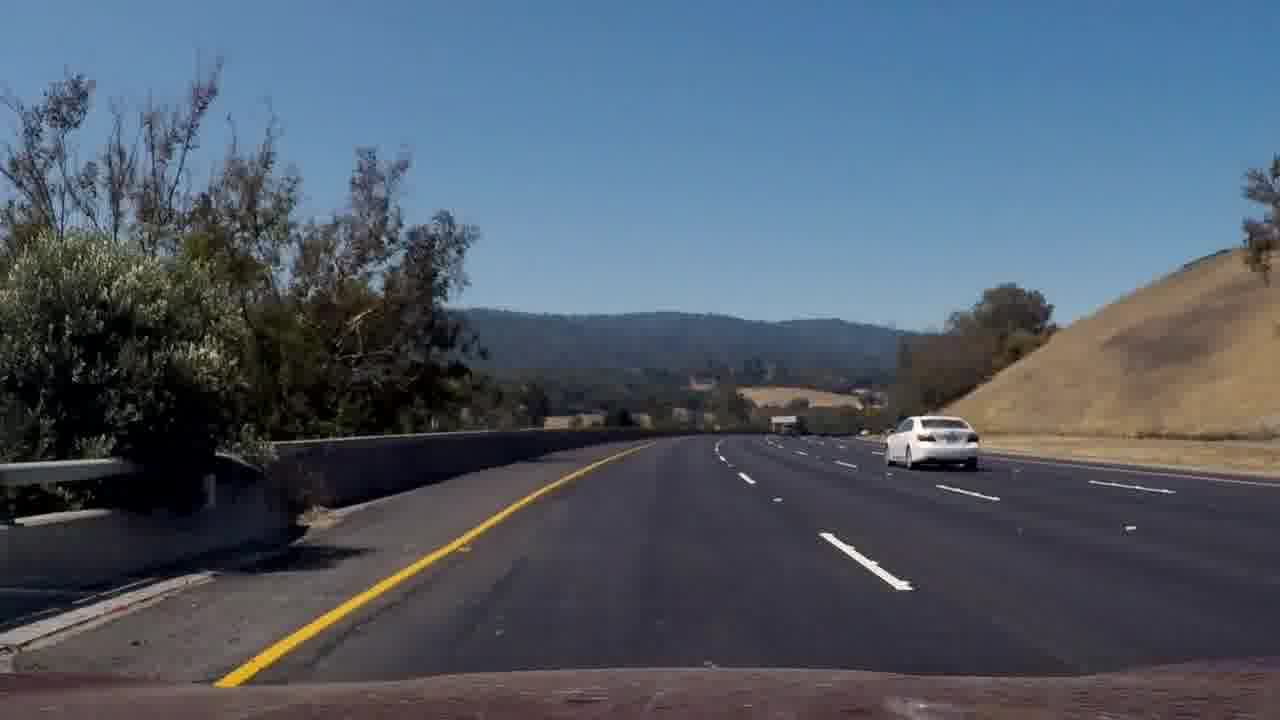
#> input picture test_images/project_video/image-027.jpg, 1280 x 720 px
$ jupyter execute --allow-errors Advanced_Lane_Detection.ipynb   (shell and % lines are left out)   (older library calls are emulated)
#> lines starting #> are read from the running program, lines starting #| are printed output that depends on the picture; after the words box and inside, x2 and y2 are one past the last pixel; in counts of white or black regions, pixels touching at a corner belong together
# Advanced Lane Detection

This implementation tries to find the current driving lane of a car. It is based on the technics taught in the online course ["Self Driving Car Engineer" from Udacity](https://udacity.com/course/self-driving-car-engineer-nanodegree--nd013) and on the paper ["Real time Detection of Lane Markers in Urban Streets" by Mohamed Aly](http://www.mohamedaly.info/research/lane-detection)

## Image Distortion and Top View

The driving lane is detected best in an undistorted top view image. Lines that are actually parallel, converge at the horizon in an images captured by a camera. The calculation of a top view gets rid of this effect, so that lanes appear parallel. Further we may focus only on the road.

This shows an orignal image from camera

[cell 1]
import matplotlib.pyplot as plt
import matplotlib.image as mpimg

# Plotting parameters
# Only for documentation purposes
plt_img_width = 10
plt_img_height = 8

#
# read a distorted image
#

# These are images from project video
#distorted_image = mpimg.imread('test_images/straight_lines2.jpg')
distorted_image = mpimg.imread('test_images/project_video/image-027.jpg')
#> distorted_image is the input picture: shape (720, 1280, 3); mean R, G, B 80.2, 91.5, 105.4
#> (reads camera_cal_data/camera_calibration_data.p from the repository)

# Setting for project video
# top left, top right, bottom right, bottom left corners of
# a straight lane
corners = [[571,464], [713,464], [1032, 661], [288,661]]
margin_horz = 240

'''
# These are images from challenge video
distorted_image = mpimg.imread('test_images/challenge/image-002.jpg')

# settings for challenge video
# top left, top right, bottom right, bottom left corners of
# a straight lane
corners = [[602,484], [730,484], [1022, 674], [340,674]]
margin_horz = 300
'''

xm_per_pix = 3.7/(corners[2][0] - corners[3][0])
ym_per_pix = 30.0/720

# show the distorted image
plt.figure(figsize=(plt_img_width,plt_img_height))
plt.imshow(distorted_image)

The undistorted top view of the previous image is shown below.

[cell 2]
import pickle
import cv2
import numpy as np

# Inverse Perspective Mapping - Get the top view of an image
def top_view(img, mtx, dist, corners, margin_horz):
    # undistort image
#> called with mtx = array of shape (3, 3), dist = array of shape (1, 5), margin_horz = 240
    img_undistorted = cv2.undistort(img, mtx, dist, None, mtx)
    img_height, img_width, img_depth = img.shape
    margin_vert = 0

    src_rect = np.float32(
        [corners[0],
        corners[1],
        corners[2],
        corners[3]])

    dest_rect= np.float32([
        [margin_horz,             margin_vert],
        [img_width - margin_horz, margin_vert],
        [img_width - margin_horz, img_height - margin_vert],
        [margin_horz,             img_height - margin_vert]])

    M = cv2.getPerspectiveTransform(src_rect, dest_rect)
    Minv = cv2.getPerspectiveTransform(dest_rect, src_rect)
    warped = cv2.warpPerspective(img_undistorted, M, (img_width, img_height))
    return warped, M, Minv


# Read in the saved camera matrix and distortion coefficients
# See jupyter notebook Camera_Calibration.jpynb
dist_pickle = pickle.load( open( "camera_cal_data/camera_calibration_data.p", "rb" ) )
mtx = dist_pickle["mtx"]
dist = dist_pickle["dist"]

# Get the undistorted top view of the loaded image
topview_image, M, Minv = top_view(distorted_image, mtx, dist, corners, margin_horz)
#> M = [[-0.627, -1.48, 1016], [6.61e-16, -2.13, 988.9], [5.51e-19, -0.0024, 1]]; Minv = [[0.177, -0.717, 528.4], [0, -0.469, 464], [0, -0.00112, 1]]

# show the undistorted image
plt.figure(figsize=(plt_img_width,plt_img_height))
plt.imshow(topview_image)

# store image dimensions for later use
topview_image_height, topview_image_width, topview_image_depth = topview_image.shape

This show the undistorted top view of some test images

[cell 3]
import glob

# Test images from project video
test_images_file_filter = 'test_images/*.jpg'
test_images_file_file_names = glob.glob(test_images_file_filter)

'''
# Test images from challenge video
test_images_file_filter = 'test_images/challenge/*.jpg'
test_images_file_file_names = glob.glob(test_images_file_filter)[::4]
'''

undistorted_top_views = []
distorted_images = []

#> (the rest of this cell did not finish here and is left out)

## Evaluation of color channel

Lane dividers have three color properties, hue (the color), saturation and lightness, to contrast with the road. The saturation of a yellow line is usually high, whereas we may count on brightness for white lines. In order to take advantage of this we may transform the image to the HLS color space.

[cell 4]
# [20 lines left out: function show_hls_color_channels, not called in this run]

#> (the rest of this cell did not finish here and is left out)

#> (a cell that did not finish here is left out)

We can see that the saturation channel is suitable to extract yellow lines, whereas the lightness channel seems to extract white markes.

## Marker extraction

Different to the approach from Udacity, I use gaussian spatial filters to detect vertical lines, as described in Mohamed Aly's paper on the lighness channel and on the saturation channel. The response of this filter is then thresholded.

[cell 6]
# calucate the derivative of a gaussian
def get_derivative_gaussian(w, sigma):
#> called with w = 200, sigma = 13
    d = np.zeros(w*2+1)

    for x in range(-w,w+1):
        i = x + w
        d[i] = (1.0/sigma**2) * np.exp((-(x**2)) / (2 * sigma**2)) * (1 - (x**2 / sigma**2))

    return d

# calculate a gaussian
def get_gaussian(w, sigma):
    g = np.zeros(w*2+1)

    for x in range(-w,w+1):
        i = x + w
        g[i] = np.exp(-((x**2)/(2*sigma**2)))

    return g

# combine the derivative of a gaussian and a gaussian to a kernel
def get_convolution_kernel(kernel_width, kernel_height, sigma_width, sigma_height):
    derivative_gaussian = np.mat(get_derivative_gaussian(kernel_width,sigma_width))
    gaussian = np.mat(get_gaussian(kernel_height, sigma_height))
    kernel = gaussian.T * derivative_gaussian
    return kernel

### Gaussian Curves

Two functions are used to build the filter. A derivative of gaussian curve in horizontal directions and a gaussian curve for vertical directions.

[cell 7]
kernel_width = 200 # 25
sigma_width = 13 #13 #10 # 5
t1 = np.arange(-kernel_width, kernel_width+1)
plt.plot(t1, get_derivative_gaussian(kernel_width,sigma_width))

[cell 8]
kernel_height = 100 #10
sigma_height = 40 # 6
t2 = np.arange(-kernel_height, kernel_height+1)
plt.plot(t2, get_gaussian(kernel_height,sigma_height))

### Spatial Filter Kernel

The previous two curves are now combined to get a convolution kernel.

[cell 9]
spatial_filter = get_convolution_kernel(kernel_width, kernel_height, sigma_width, sigma_height)
cv2.normalize(spatial_filter,spatial_filter)

plt.imshow(spatial_filter, cmap='gray')

The responses of that kernel is high when it is moved over vertical lines. This is done in next step on the saturation channel and on the lightness channel of the top view image. Masks that are created using the top view are applied on the response image to remove responses on dark lines. As we are interested on high responses we threshold and normalize the response images.

[cell 10]
def threshold(image, min, max):
    '''
    smooth_image = cv2.GaussianBlur(
        src=np.float32(image), ksize=(31,31), sigmaX=10.0, sigmaY=20)
    '''

    normalized = image.copy()
    normalized[normalized < 0] = 0
    normalized = cv2.normalize(
        normalized, 0,255,norm_type=cv2.NORM_MINMAX, dtype=cv2.CV_8U)

    _, normalized = cv2.threshold(normalized,min,max,cv2.THRESH_TOZERO)
    return normalized

def filter_image(image, kernel):
    image = image.copy()
    hls_image = cv2.cvtColor(image, cv2.COLOR_RGB2HLS)
    #h_channel = hls_image[:,:,0]
    l_channel = hls_image[:,:,1]
    s_channel = hls_image[:,:,2]


    # filter for yellow
    #lower_yellow = np.array([15,80,60])
    lower_yellow = np.array([15,80,50])
    upper_yellow = np.array([30,255,255])
    #upper_yellow = np.array([30,255,255])
    mask_yellow = cv2.inRange(hls_image, lower_yellow, upper_yellow)
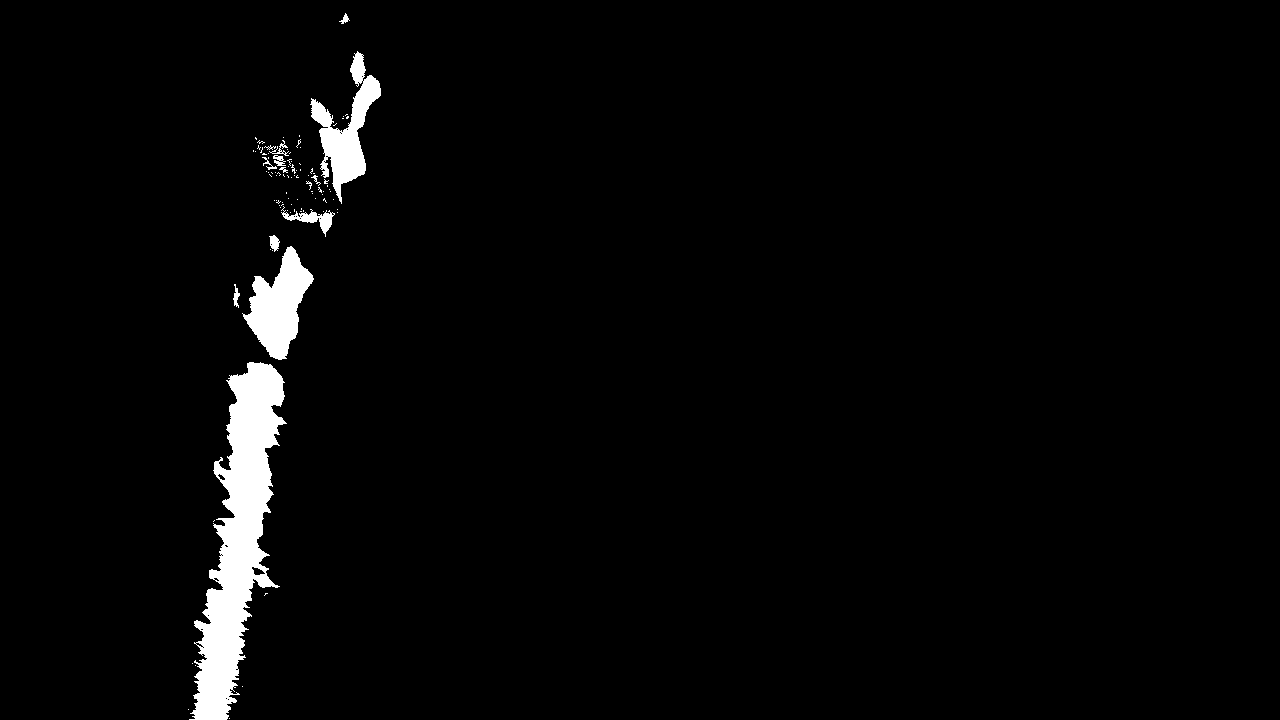
#> mask_yellow: shape (720, 1280); 2.7% white; 97 white regions (84 under 20 px), largest, box (x1, y1, x2, y2) and area: (189, 362, 287, 720) 15387, (242, 246, 314, 360) 4110, (310, 51, 381, 204) 3707

    # filter image
    l_channel_filtered = cv2.filter2D(l_channel, cv2.CV_32F, kernel)
    s_channel_filtered = cv2.filter2D(s_channel, cv2.CV_32F, kernel)

    ls_channel_filtered = cv2.max(l_channel_filtered, s_channel_filtered)
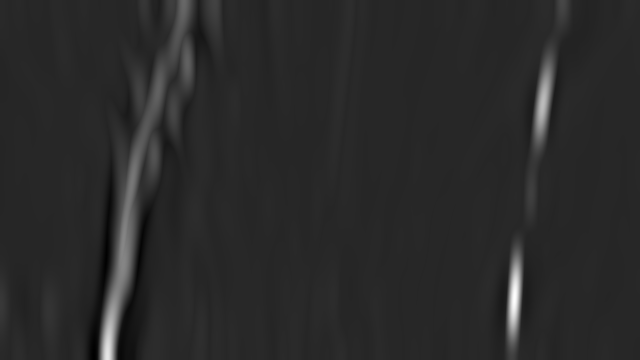
#> ls_channel_filtered: shape (720, 1280) float32 (shown at 1/2 size); min -1010.5, max 5628.2, mean 93.2; drawn with min black and max white

    (minVal, maxVal , _, _) = cv2.minMaxLoc(l_channel_filtered)
#> minVal = -2647.3; maxVal = 5628.2
    range = maxVal - minVal
#> range = 8275.5


    #filter for white
    lower_white= np.array([0,190,0])
    upper_white = np.array([180,255,255])
    mask_white = cv2.inRange(hls_image, lower_white, upper_white)
#> mask_white: shape (720, 1280); 0.45% white; 2 white regions, box (x1, y1, x2, y2) and area: (1011, 536, 1049, 655) 2424, (1070, 151, 1105, 256) 1726


    l_channel_filtered = cv2.bitwise_and(l_channel_filtered,l_channel_filtered, mask= mask_white)
    #s_channel_filtered = cv2.bitwise_and(s_channel_filtered,s_channel_filtered, mask= mask_yellow)
    ls_channel_filtered = cv2.bitwise_and(ls_channel_filtered,ls_channel_filtered, mask= mask_yellow)


    # normalize
    l_channel_filtered = ((l_channel_filtered - minVal) / range)
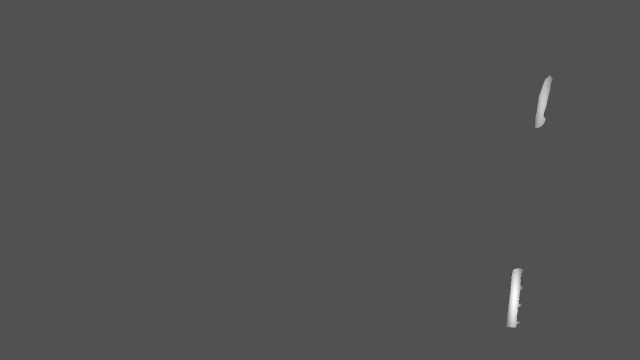
#> l_channel_filtered: shape (720, 1280) float32 (shown at 1/2 size); min 0.274, max 1, mean 0.322

    '''
    (minVal, maxVal , _, _) = cv2.minMaxLoc(s_channel_filtered)
    range = maxVal - minVal
    s_channel_filtered = ((s_channel_filtered - minVal) / range)
    '''

    (minVal, maxVal , _, _) = cv2.minMaxLoc(ls_channel_filtered)
#> minVal = -998.9; maxVal = 5004
    range = maxVal - minVal
#> range = 6002.9
    ls_channel_filtered = ((ls_channel_filtered - minVal) / range)


    '''
    hist = cv2.calcHist([l_channel_filtered], [0], None, [256], [0.8, 1])
    plt.figure(figsize=(plt_img_width,plt_img_height))
    plt.plot(hist)
    plt.show()
    '''
    return l_channel_filtered, ls_channel_filtered

image_to_filter = topview_image
tmp_hls_image = cv2.cvtColor(image_to_filter, cv2.COLOR_RGB2HLS)

filtered_l_channel, filtered_s_channel = filter_image(image_to_filter,spatial_filter)

fig, axs = plt.subplots(ncols=2, nrows=2, figsize=(plt_img_width, plt_img_height))
axs[0,0].imshow(tmp_hls_image[:,:,1], cmap='gray')
axs[0,1].imshow(filtered_l_channel, cmap='gray')
axs[1,0].imshow(tmp_hls_image[:,:,2], cmap='gray')
axs[1,1].imshow(filtered_s_channel, cmap='gray')

### Thresholded images

The lightness and saturation image are then thresholded.

[cell 11]
normalized_filtered_l_channel = threshold(filtered_l_channel, 100.0, 255.0)
normalized_filtered_s_channel = threshold(filtered_s_channel, 90.0, 255.0)
fig, axs = plt.subplots(ncols=2, nrows=1, figsize=(plt_img_width, plt_img_height))
axs[0].imshow(normalized_filtered_l_channel, cmap='gray')
axs[1].imshow(normalized_filtered_s_channel, cmap='gray')

### Merged Image

The lane markers stand out now clearly. Both images are merged here only to visualize the lane markers in one image. But that is not useful for further processing, as the yellow line on the left might be merged with some not yellow detections.

[cell 12]
processed_image = np.maximum(normalized_filtered_l_channel, normalized_filtered_s_channel)
plt.figure(figsize=(plt_img_width,plt_img_height))
plt.imshow(processed_image, cmap='gray')

### Find line canditates

The candidates for lines are found using a smoothed histogram, that is generated for the bottom third of image. The local maxima in the histogram are used as a location hypothesis for line extraction. The algorithm does not limit the count of lines. It tries to find as many as it could, provided that a the peaks of the histogram exceed a certain threshold.

[cell 13]
def bottom_smoothed_histogram(image):
    height = image.shape[0]
    bottom = image[height - height//3:, :]
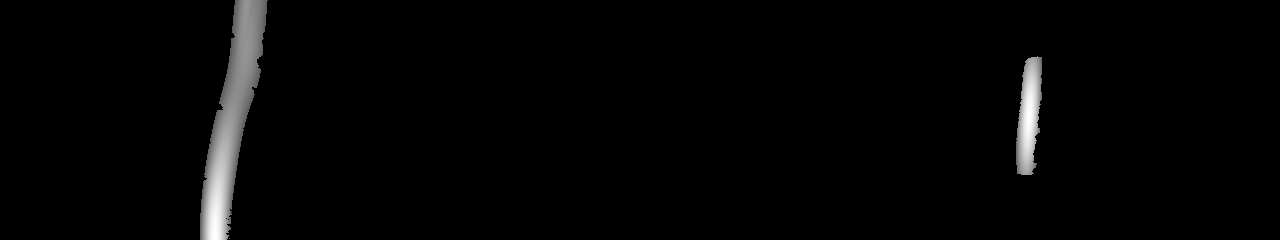
#> bottom: shape (240, 1280); min 0, max 255, mean 5
    histogram = np.sum(bottom, axis=0)
#> histogram = 1280 values, max 26614 at index 223, min 0 at index 0, mean 1194.7

    smooth_histogram = cv2.GaussianBlur(
        src=np.float32(histogram), ksize=(1,19), sigmaX=19.0)
#> smooth_histogram = 1280 values, max 24899.4 at index 222, min 0 at index 0, mean 1194.7
#> (the rest of the program and of its run is left out)
